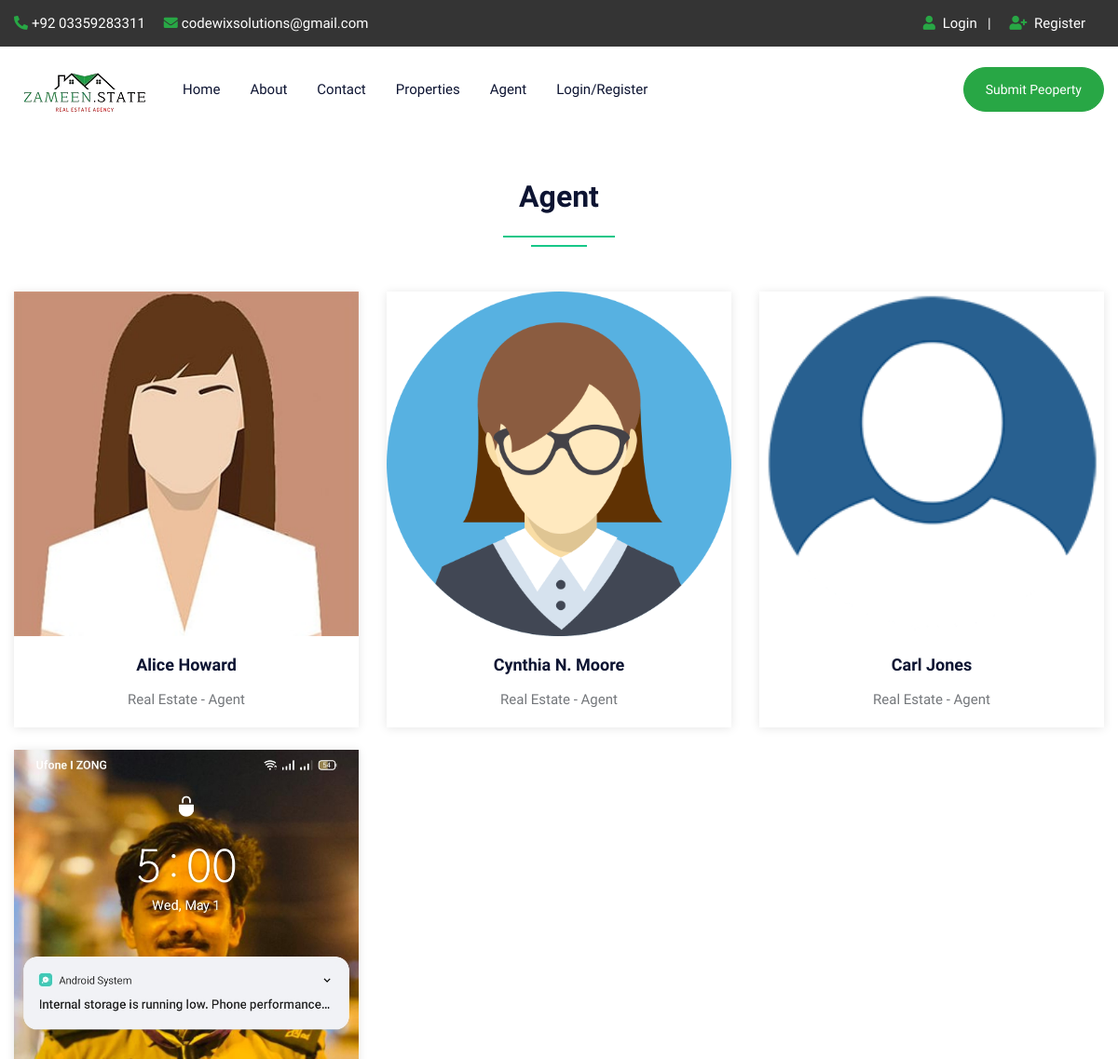
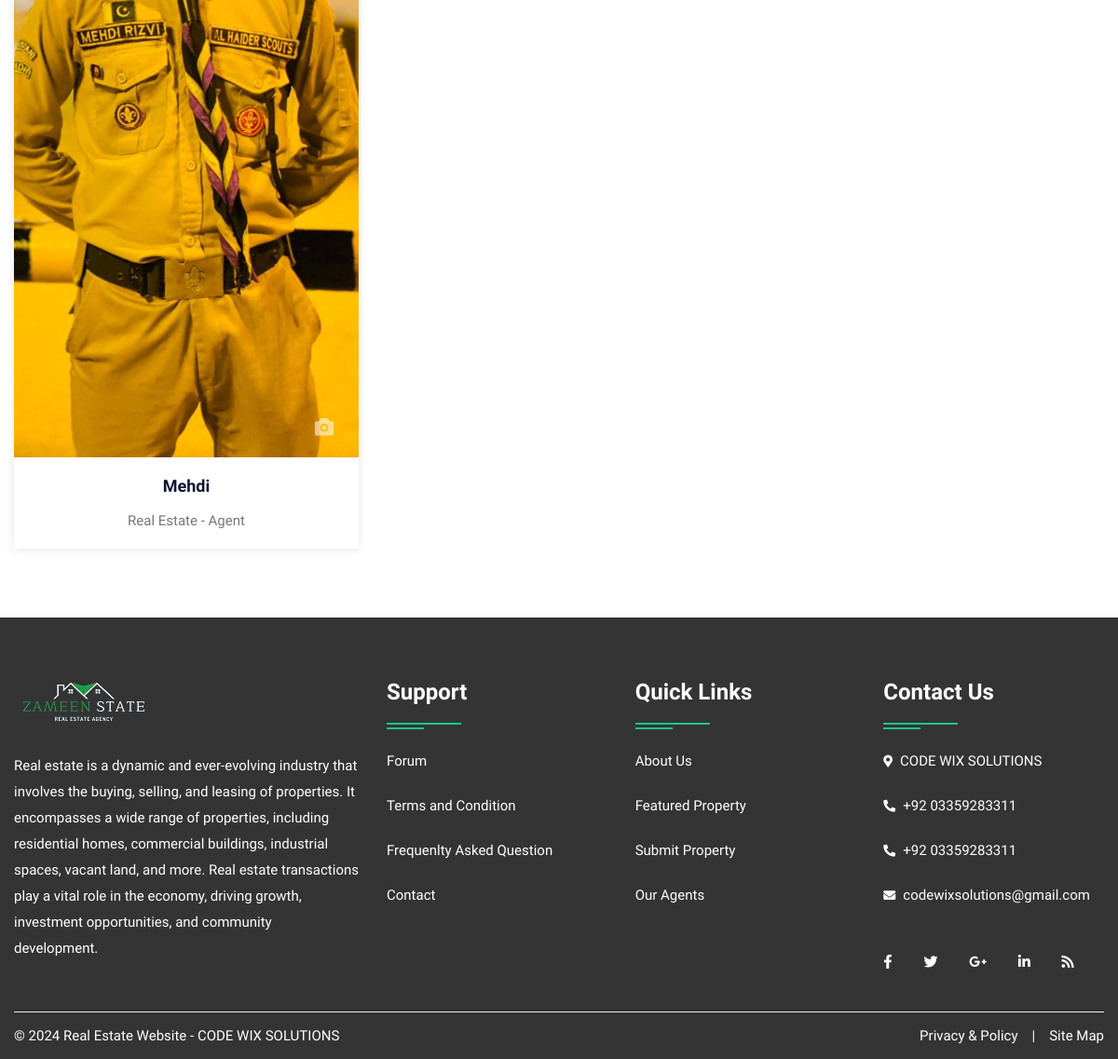
Page /agent.php on the committed database (2 pictures, top to bottom).
### tables this page shows
CREATE TABLE `user` (
  `uid` int(50) NOT NULL,
  `uname` varchar(100) NOT NULL,
  `uemail` varchar(100) NOT NULL,
  `uphone` varchar(20) NOT NULL,
  `upass` varchar(50) NOT NULL,
  `utype` varchar(50) NOT NULL,
  `uimage` varchar(300) NOT NULL
);

### agent.php (the view, shortened to what this page needs)
<!DOCTYPE html>
<html lang="en">
<head>
<link rel="stylesheet" type="text/css" href="css/bootstrap.min.css">
<link rel="stylesheet" type="text/css" href="css/bootstrap-slider.css">
<link rel="stylesheet" type="text/css" href="css/jquery-ui.css">
<link rel="stylesheet" type="text/css" href="css/layerslider.css">
<link rel="stylesheet" type="text/css" href="css/color.css" id="color-change">
<link rel="stylesheet" type="text/css" href="css/owl.carousel.min.css">
<link rel="stylesheet" type="text/css" href="css/font-awesome.min.css">
<link rel="stylesheet" type="text/css" href="fonts/flaticon/flaticon.css">
<link rel="stylesheet" type="text/css" href="css/style.css">
</head>
<body>
<div id="page-wrapper">
    <div class="row">
		<?php include("include/header.php");?>
        <div class="full-row">
            <div class="container">
				<div class="row">
                    <div class="col-lg-12">
                        <h2 class="text-secondary double-down-line text-center mb-5">Agent</h2>
                        </div>
                </div>
                <div class="row">
                    <?php
							$query=mysqli_query($con,"SELECT * FROM user WHERE utype='agent'");
								while($row=mysqli_fetch_array($query))
								{
                            ?>
                    <div class="col-md-6 col-lg-4">
                        <div class="hover-zoomer bg-white shadow-one mb-4">
                            <div class="overflow-hidden"> <img src="admin/user/<?php echo $row['6'];?>" alt="aimage"> </div>
                            <div class="py-3 text-center">
                                <h5 class="text-secondary hover-text-success"><a href="#"><?php echo $row['1'];?></a></h5>
                                <span>Real Estate - Agent</span> </div>
                        </div>
                    </div>
                    <?php } ?>
                </div>
            </div>
        </div>
		<?php include("include/footer.php");?>
    </div>
</div>
</body>
</html>

### include/header.php (shortened to what this page needs)
<header id="header" class="transparent-header-modern fixed-header-bg-white w-100">
            <div class="top-header bg-secondary">
                <div class="container">
                    <div class="row">
                        <div class="col-md-8">
                            <ul class="top-contact list-text-white  d-table">
                                <li><a href="#"><i class="fas fa-phone-alt text-success mr-1"></i>+92 03359283311</a></li>
                                <li><a href="#"><i class="fas fa-envelope text-success mr-1"></i>codewixsolutions@gmail.com</a></li>
                            </ul>
                        </div>
                        <div class="col-md-4">
                            <div class="top-contact float-right">
                                <ul class="list-text-white d-table">
								<li><i class="fas fa-user text-success mr-1"></i>
								<?php  if(isset($_SESSION['uemail']))
								{ ?>
								<a href="logout.php">Logout</a>&nbsp;&nbsp;<?php } else { ?>
								<a href="login.php">Login</a>&nbsp;&nbsp;
								| </li>
								<li><i class="fas fa-user-plus text-success mr-1"></i><a href="register.php"> Register</li><?php } ?>
								</ul>
                            </div>
                        </div>
                    </div>
                </div>
            </div>
            <div class="main-nav secondary-nav hover-success-nav py-2">
                <div class="container">
                    <div class="row">
                        <div class="col-lg-12">
                            <nav class="navbar navbar-expand-lg navbar-light p-0"> <a class="navbar-brand position-relative" href="index.php"><img class="nav-logo" src="images/logo/restatelg.png" alt=""></a>
                                <div class="collapse navbar-collapse" id="navbarSupportedContent">
                                    <ul class="navbar-nav mr-auto">
                                        <li class="nav-item dropdown"> <a class="nav-link" href="index.php" role="button" aria-haspopup="true" aria-expanded="false">Home</a></li>
										<li class="nav-item"> <a class="nav-link" href="about.php">About</a> </li>
                                        <li class="nav-item"> <a class="nav-link" href="contact.php">Contact</a> </li>
                                        <li class="nav-item"> <a class="nav-link" href="property.php">Properties</a> </li>
                                        <li class="nav-item"> <a class="nav-link" href="agent.php">Agent</a> </li>
										<?php  if(isset($_SESSION['uemail']))
										{ ?>
										<li class="nav-item dropdown">
											<a class="nav-link dropdown-toggle" href="#" role="button" data-toggle="dropdown" aria-haspopup="true" aria-expanded="false">My Account</a>
											<ul class="dropdown-menu">
												<li class="nav-item"> <a class="nav-link" href="profile.php">Profile</a> </li>
												<li class="nav-item"> <a class="nav-link" href="feature.php">Your Property</a> </li>
												<li class="nav-item"> <a class="nav-link" href="logout.php">Logout</a> </li>
											</ul>
                                        </li>
										<?php } else { ?>
										<li class="nav-item"> <a class="nav-link" href="login.php">Login/Register</a> </li>
										<?php } ?>
                                    </ul>
									<a class="btn btn-success d-none d-xl-block" style="border-radius:30px;" href="submitproperty.php">Submit Peoperty</a>
                                </div>
                            </nav>
                        </div>
                    </div>
                </div>
            </div>
        </header>

### include/footer.php
<footer class="full-row bg-secondary p-0">
            <div class="container">
                <div  class="row">
                    <div class="col-lg-12">
                        <div class="divider py-40">
                            <div class="row">
                                <div class="col-md-12 col-lg-4">
                                    <div class="footer-widget mb-4">
                                        <div class="footer-logo mb-4"> <a href="#"><img class="logo-bottom" src="images/logo/restatelg_white.png" alt="image"></a> </div>
                                        <p class="pb-20 text-white">Real estate is a dynamic and ever-evolving industry that involves the buying, selling, and leasing of properties. It encompasses a wide range of properties, including residential homes, commercial buildings, industrial spaces, vacant land, and more. Real estate transactions play a vital role in the economy, driving growth, investment opportunities, and community development.</p>
                                        </div>
                                </div>
                                <div class="col-md-12 col-lg-8">
                                    <div class="row">
                                        <div class="col-md-4 col-lg-4">
                                            <div class="footer-widget footer-nav mb-4">
                                                <h4 class="widget-title text-white double-down-line-left position-relative">Support</h4>
                                                <ul class="hover-text-primary">
                                                    <li><a href="#" class="text-white">Forum</a></li>
                                                    <li><a href="#" class="text-white">Terms and Condition</a></li>
                                                    <li><a href="#" class="text-white">Frequenlty Asked Question</a></li>
                                                    <li><a href="contact.php" class="text-white">Contact</a></li>
                                                </ul>
                                            </div>
                                        </div>
                                        <div class="col-md-4 col-lg-4">
                                            <div class="footer-widget footer-nav mb-4">
                                                <h4 class="widget-title text-white double-down-line-left position-relative">Quick Links</h4>
                                                <ul class="hover-text-primary">
                                                    <li><a href="about.php" class="text-white">About Us</a></li>
                                                    <li><a href="#" class="text-white">Featured Property</a></li>
                                                    <li><a href="#" class="text-white">Submit Property</a></li>
                                                    <li><a href="agent.php" class="text-white">Our Agents</a></li>
                                                </ul>
                                            </div>
                                        </div>
                                        <div class="col-md-4 col-lg-4">
                                            <div class="footer-widget">
                                                <h4 class="widget-title text-white double-down-line-left position-relative">Contact Us</h4>
                                                <ul class="text-white">
                                                    <li class="hover-text-primary"><i class="fas fa-map-marker-alt text-white mr-2 font-13 mt-1"></i>CODE WIX SOLUTIONS</li>
                                                    <li class="hover-text-primary"> <i class="fas fa-phone-alt text-white mr-2 font-13 mt-1"></i>+92 03359283311</li>
													<li class="hover-text-primary"> <i class="fas fa-phone-alt text-white mr-2 font-13 mt-1"></i>+92 03359283311</li>
                                                    <li class="hover-text-primary"><i class="fas fa-envelope text-white mr-2 font-13 mt-1"></i>codewixsolutions@gmail.com</li>
                                                </ul>
                                            </div>
                                            <div class="footer-widget media-widget mt-4 text-white hover-text-primary"> <a href="#"><i class="fab fa-facebook-f"></i></a> <a href="#"><i class="fab fa-twitter"></i></a> <a href="#"><i class="fab fa-google-plus-g"></i></a> <a href="#"><i class="fab fa-linkedin-in"></i></a> <a href="#"><i class="fas fa-rss"></i></a> </div>
                                        </div>
                                    </div>
                                </div>
                            </div>
                        </div>
                    </div>
                </div>
                <div class="row copyright">
                    <div class="col-sm-6"> <span class="text-white">© <?php echo date('Y');?> Real Estate Website - CODE WIX SOLUTIONS</span> </div>
                    <div class="col-sm-6">
                        <ul class="line-menu text-white hover-text-primary float-right">
                            <li><a href="#">Privacy & Policy</a></li>
                            <li>|</li>
                            <li><a href="#"> Site Map</a></li>
                        </ul>
                    </div>
                </div>
            </div>
        </footer>

### css/color.css (style rules this page uses)
:root { --theme-ordinary-color: #74777b; }
:root { --theme-primary-color: #17c788; }
:root { --theme-secondary-color: #0d1432; }
:root { --theme-white-color: #fff; }
:root { --theme-light-color: #f8f8f8; }
:root { --theme-gray-color: #f5f5f5; }
:root { --theme-footer-color: #091b4b; }
:root { --theme-dark-color: #091b4b; }
:root { --text-light-color: #a3a7af; }
:root { --theme-primary-opacity-color: rgba(11, 191, 141, .8); }
:root { --theme-secondary-opacity-color: rgba(13,20,50,0.7); }
:root { --theme-white-opacity-color: rgba(255, 255, 255, 0.3); }
:root { --theme-dark-opacity-color: rgba(0, 0, 0, 0.5); }
:root { --theme-ordinary-font: 'Muli', sans-serif; }
:root { --theme-highlight-font: 'Comfortaa', cursive; }

### rows in the picture
user: uimage (picture), uname "Alice Howard"
user: uimage (placeholder picture), uname "Cynthia N. Moore"
user: uimage (picture), uname "Carl Jones"
user: uimage (picture), uname "Mehdi"
